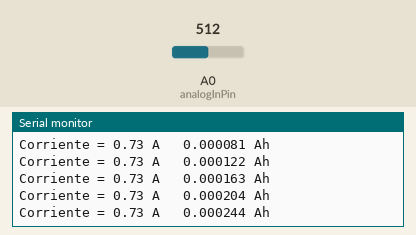
Bench run of a sketch on a simulated Arduino Uno, built with avr-gcc and run on an emulated ATmega328P. On the bench: the last lines printed to the serial monitor. The inputs (shaded band) are chosen by the test bench; at power-on: A0 (analogInPin) = 512.

Above: at 1.2 s.
1.3 s: A0 (analogInPin) set to 716
At 1.37 s:
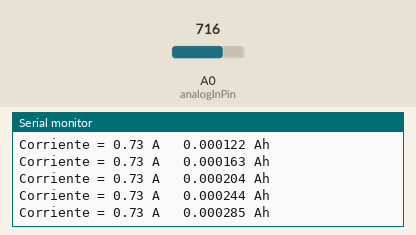
2.8 s: A0 (analogInPin) set to 900
At 2.98 s:
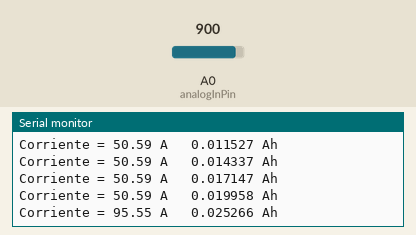
Timing chart, 0 to 5.8 s (numbered marks = the images above; inputs shaded):
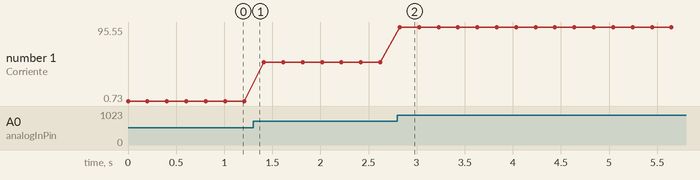

The sketch:

Sensor_corriente.ino
```cpp
// These constants won't change.  They're used to give names
// to the pins used:
#define dt 0.2

const int analogInPin = A0;  // Analog input pin that the potentiometer is attached to
const int analogOutPin = 9; // Analog output pin that the LED is attached to

int sensorValue = 0;        // value read from the pot
int sensorValue_sin_offset = 0;
int outputValue = 0;        // value output to the PWM (analog out)
int corriente_analog = 0;
float voltaje = 12.0;
float corriente_voltaje = 0;
float corriente = 0;
float consumo = 0;

void setup() {
  // initialize serial communications at 9600 bps:
  Serial.begin(115200);
}

void loop() {
  // read the analog in value:
  sensorValue = analogRead(analogInPin);
  sensorValue_sin_offset = sensorValue-509;
  corriente_voltaje = sensorValue_sin_offset*5000.0/1023.0;
  corriente = corriente_voltaje/20.0;
  consumo += corriente*dt/3600.0; //pasando a horas
  // print the results to the serial monitor:

  Serial.print("Corriente = " );
  Serial.print(corriente);
  Serial.print(" A   " );
  Serial.print(consumo,6);
  Serial.println(" Ah" );

  // wait 200 milliseconds
  delay(200);
}
```

Measured:
- after the input at 2.8 s, the serial monitor: prints a new line at once (image 2)
- plotted number 1: 0.73 → 50.59 after the input at 1.3 s, 50.59 → 95.55 after the input at 2.8 s
